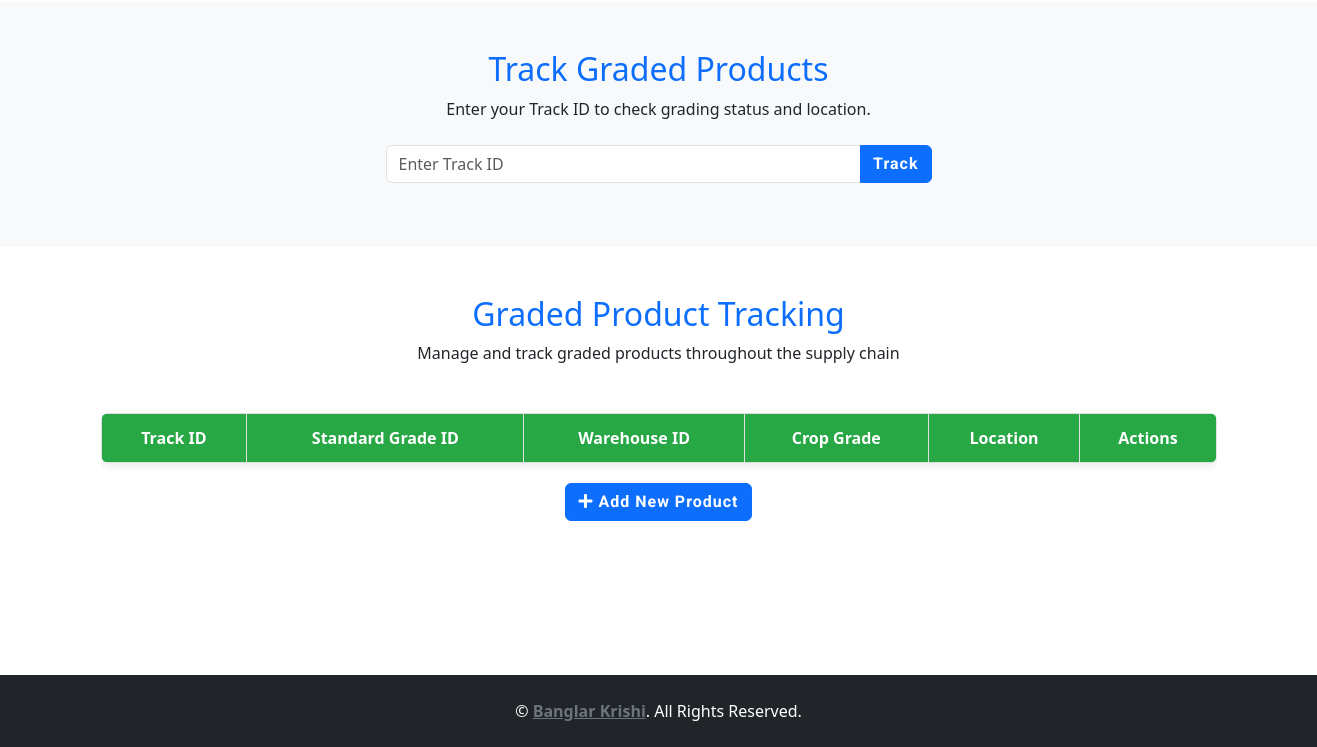
Before: /trackingOfGradedProducts.php (lower part) with the older database file.
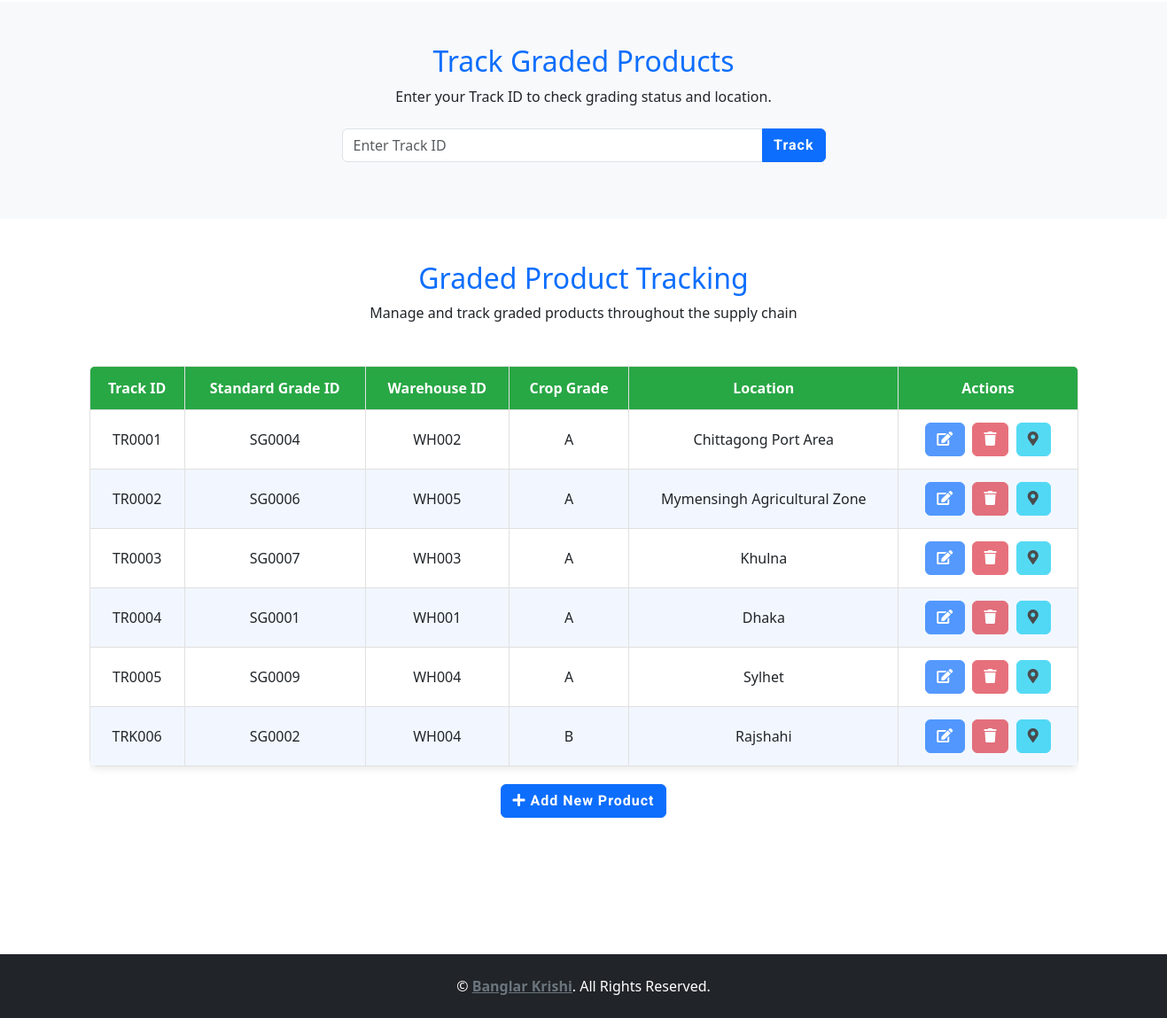
After: the same page with the newer database file.
### tables this page shows
CREATE TABLE `graded_p_track` (
  `trackID` varchar(50) NOT NULL,
  `standardGradeID` varchar(50) NOT NULL,
  `warehouseID` varchar(50) NOT NULL,
  `cropGrade` varchar(50) DEFAULT NULL,
  `location` varchar(255) DEFAULT NULL
);

### trackingOfGradedProducts.php (the view, shortened to what the changed rows need)
<?php
$servername = "localhost";
$username = "root";
$password = "";
$database = "agriculturesupplychain";
$conn = mysqli_connect($servername, $username, $password, $database);
$sql = "SELECT gpt.*, w.location as warehouse_location
        FROM graded_p_track gpt
        JOIN warehouse w ON gpt.warehouseID = w.warehouseID";
$result = mysqli_query($conn, $sql);
?>
<!DOCTYPE html>
<html lang="en">
<head>
    <link href="https://cdnjs.cloudflare.com/ajax/libs/font-awesome/5.15.0/css/all.min.css" rel="stylesheet">
    <link href="https://cdn.jsdelivr.net/npm/bootstrap-icons@1.4.1/font/bootstrap-icons.css" rel="stylesheet">
    <link href="lib/owlcarousel/assets/owl.carousel.min.css" rel="stylesheet">
    <link href="css/bootstrap.min.css" rel="stylesheet">
    <link href="css/style.css" rel="stylesheet">
    <link rel="stylesheet" href="https://unpkg.com/leaflet@1.9.4/dist/leaflet.css" />
</head>
<body>
     <div class="container-fluid py-5 bg-light">
        <div class="container">
            <div class="mx-auto text-center mb-4" style="max-width: 600px;">
                <h2 class="text-primary">Track Graded Products</h2>
            </div>
        </div>
    </div>
    <div class="container-fluid py-5">
        <div class="container">
            <div class="mx-auto text-center mb-5" style="max-width: 800px;">
                <h2 class="text-primary">Graded Product Tracking</h2>
            </div>
            <div class="table-responsive">
                <table class="product-table">
                    <thead>
                        <tr>
                            <th>Track ID</th>
                            <th>Standard Grade ID</th>
                            <th>Warehouse ID</th>
                            <th>Crop Grade</th>
                            <th>Location</th>
                            <th>Actions</th>
                        </tr>
                    </thead>
                    <tbody id="productTableBody">
                        <?php while($row = mysqli_fetch_assoc($result)): ?>
                        <tr>
                            <td><?php echo $row['trackID']; ?></td>
                            <td><?php echo $row['standardGradeID']; ?></td>
                            <td><?php echo $row['warehouseID']; ?></td>
                            <td><?php echo $row['cropGrade']; ?></td>
                            <td><?php echo $row['location']; ?></td>
                            <td>
                                <button class="btn btn-primary action-btn edit-btn"
                                        data-id="<?php echo $row['trackID']; ?>"
                                        data-standardgradeid="<?php echo $row['standardGradeID']; ?>"
                                        data-warehouseid="<?php echo $row['warehouseID']; ?>"
                                        data-cropgrade="<?php echo $row['cropGrade']; ?>"
                                        data-location="<?php echo $row['location']; ?>">
                                    <i class="fas fa-edit"></i>
                                </button>
                                <form method="post" style="display:inline;">
                                    <button type="submit" class="btn btn-danger action-btn delete-btn"
                                            onclick="return confirm('Are you sure you want to delete this record?')">
                                        <i class="fas fa-trash"></i>
                                    </button>
                                </form>
                                <button class="btn btn-info action-btn locate-btn"
                                        data-id="<?php echo $row['trackID']; ?>"
                                        data-location="<?php echo $row['location']; ?>">
                                    <i class="fas fa-map-marker-alt"></i>
                                </button>
                            </td>
                        </tr>
                        <?php endwhile; ?>
                    </tbody>
                </table>
            </div>
        </div>
    </div>
</body>
</html>
</body>
</html>

Changed rows visible on the page:
added graded_p_track: trackID "TR0001", standardGradeID "SG0004", warehouseID "WH002", cropGrade "A", location "Chittagong Port Area"
added graded_p_track: trackID "TR0002", standardGradeID "SG0006", warehouseID "WH005", cropGrade "A", location "Mymensingh Agricultural Zone"
added graded_p_track: trackID "TR0003", standardGradeID "SG0007", warehouseID "WH003", cropGrade "A", location "Khulna"
added graded_p_track: trackID "TR0004", standardGradeID "SG0001", warehouseID "WH001", cropGrade "A", location "Dhaka"
added graded_p_track: trackID "TR0005", standardGradeID "SG0009", warehouseID "WH004", cropGrade "A", location "Sylhet"
added graded_p_track: trackID "TRK006", standardGradeID "SG0002", warehouseID "WH004", cropGrade "B", location "Rajshahi"
